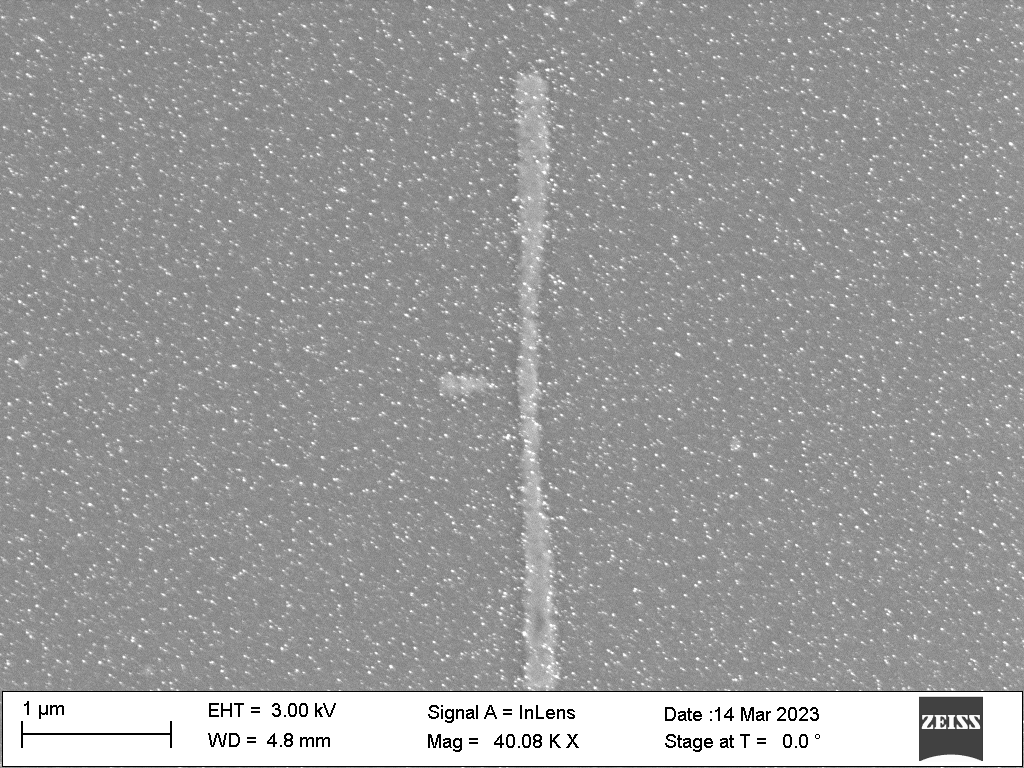
#> input picture src/nmem/analysis/ntron_dose/ntron_dose_images/C6_00.tif, 1024 x 768 px
$ python -i utils.py   (imports and definitions only)
#> lines starting #> are read from the running program, lines starting #| are printed output that depends on the picture
#> further down, picture is the input picture: PIL image 1024x768 P; min 0, max 255, mean 154.2
import collections.abc
from typing import Any, Literal, Tuple

import numpy as np
import pandas as pd
from PIL import Image

from nmem.analysis.bit_error import (
    get_total_switches_norm,
)


# [153 lines left out: functions filter_plateau, filter_first, filter_nan, convert_cell_to_coordinates, get_current_cell, build_array and 5 more, not called in this run]


def center_crop_zoom(img, zoom_factor=2):
    """Rotate by 90 degrees, then crop the center and zoom in by the given factor."""
#> called with zoom_factor = 2
    rotated = img.rotate(-90)  # counterclockwise
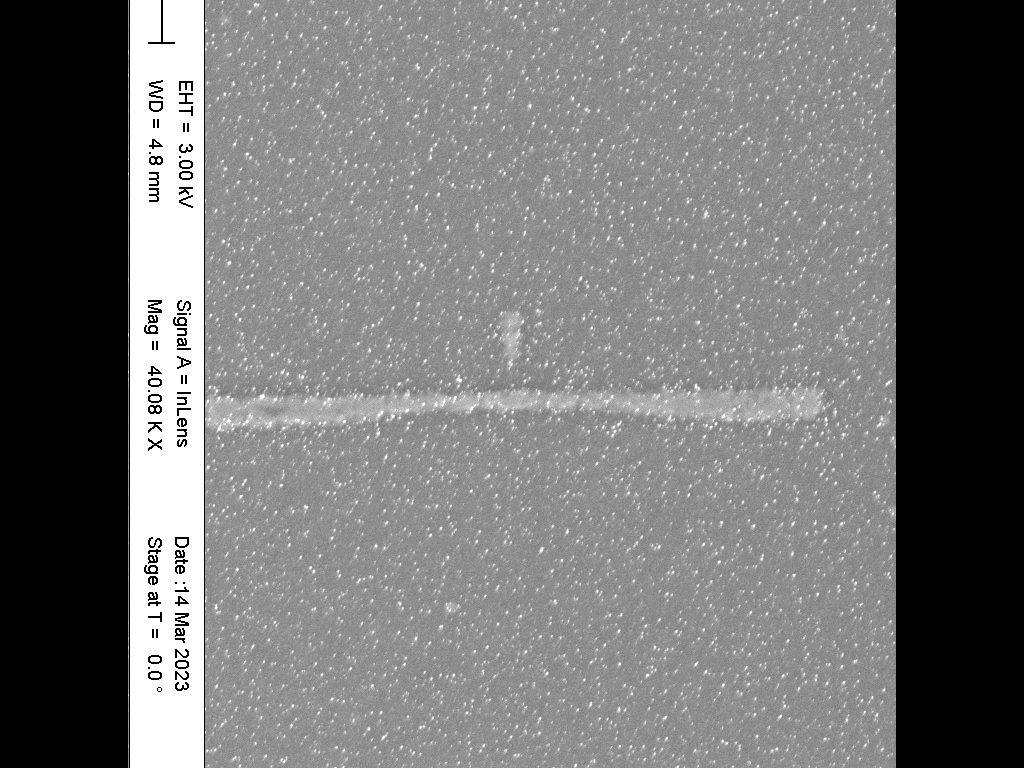
#> rotated: PIL image 1024x768 P; min 0, max 255, mean 116.1
    w, h = rotated.size
#> w = 1024; h = 768
    crop_w, crop_h = int(w / zoom_factor), int(h / zoom_factor)
#> crop_w = 512; crop_h = 384

    left = (w - crop_w) // 2
#> left = 256
    top = (h - crop_h) // 2
#> top = 192
    right = left + crop_w
#> right = 768
    bottom = top + crop_h
#> bottom = 576

    cropped = rotated.crop((left, top, right, bottom))
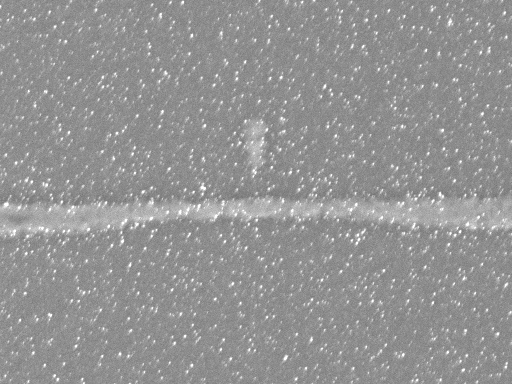
#> cropped: PIL image 512x384 P; min 112, max 255, mean 147.4
    zoomed = cropped.resize((w, h), Image.LANCZOS)
    return zoomed


# [10 lines left out: function get_cell_labels, not called in this run]

>>> from PIL import Image
>>> picture = Image.open('ntron_dose/ntron_dose_images/C6_00.tif')
>>> result = center_crop_zoom(picture)

$ run again, on src/nmem/analysis/ntron_dose/ntron_dose_images/C6_01.tif
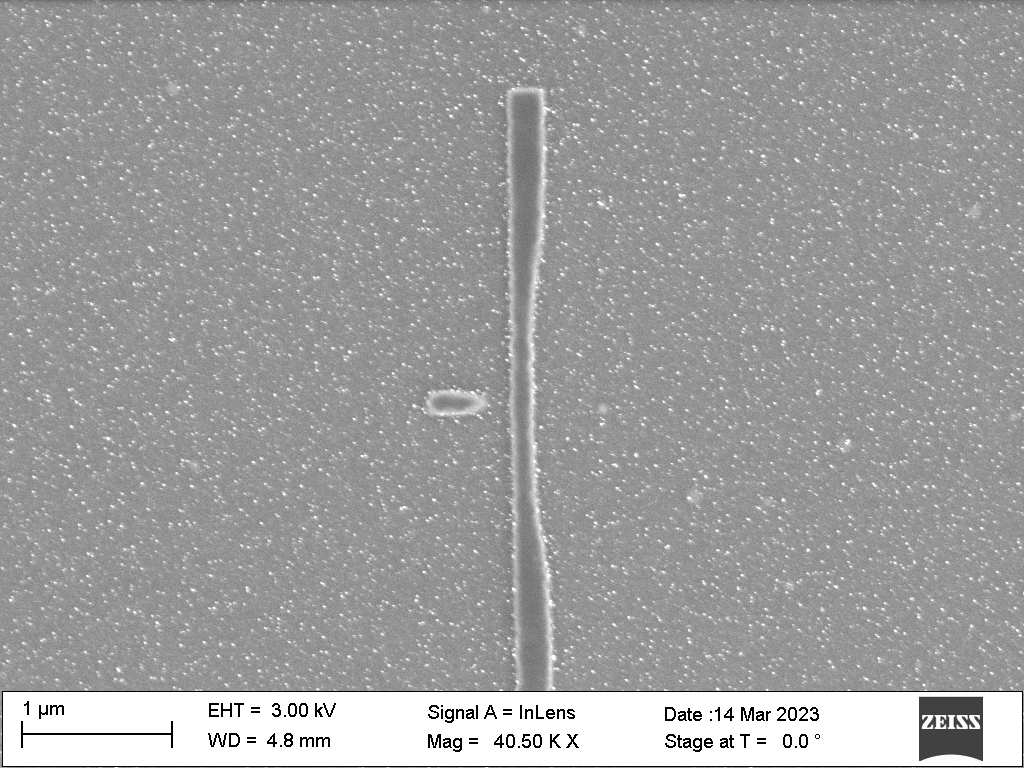
#> input picture src/nmem/analysis/ntron_dose/ntron_dose_images/C6_01.tif, 1024 x 768 px
#> picture is the input picture: PIL image 1024x768 P; min 0, max 255, mean 158.1
#> in center_crop_zoom, `rotated = img.rotate(-90)`:
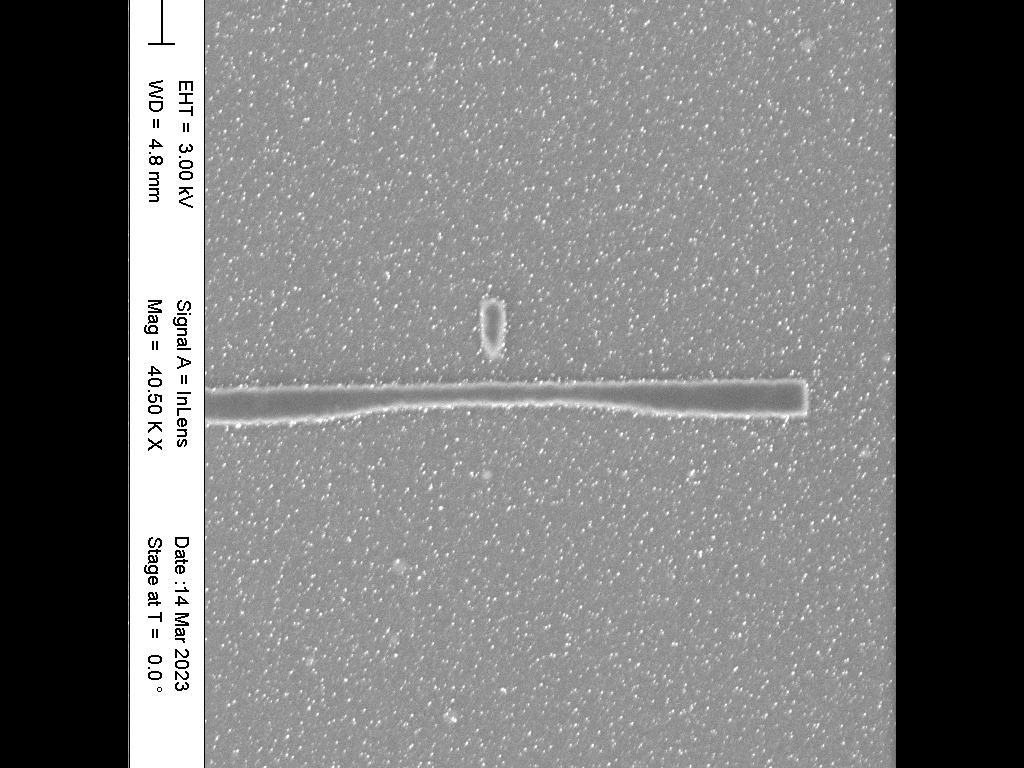
#> rotated: PIL image 1024x768 P; min 0, max 255, mean 119
#> in center_crop_zoom, `cropped = rotated.crop((left, top, right, bottom))`:
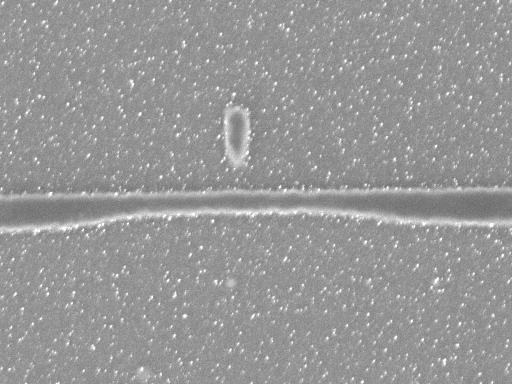
#> cropped: PIL image 512x384 P; min 103, max 255, mean 151

$ run again, on src/nmem/analysis/ntron_dose/ntron_dose_images/C6_02.tif
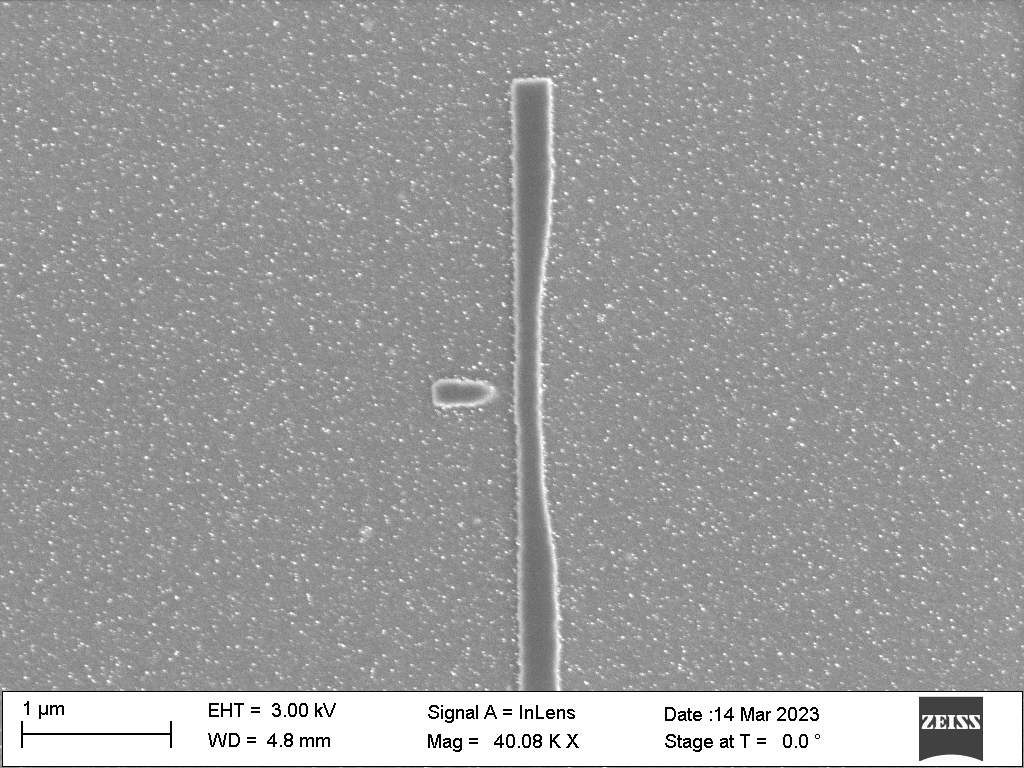
#> input picture src/nmem/analysis/ntron_dose/ntron_dose_images/C6_02.tif, 1024 x 768 px
#> picture is the input picture: PIL image 1024x768 P; min 0, max 255, mean 156.4
#> in center_crop_zoom, `rotated = img.rotate(-90)`:
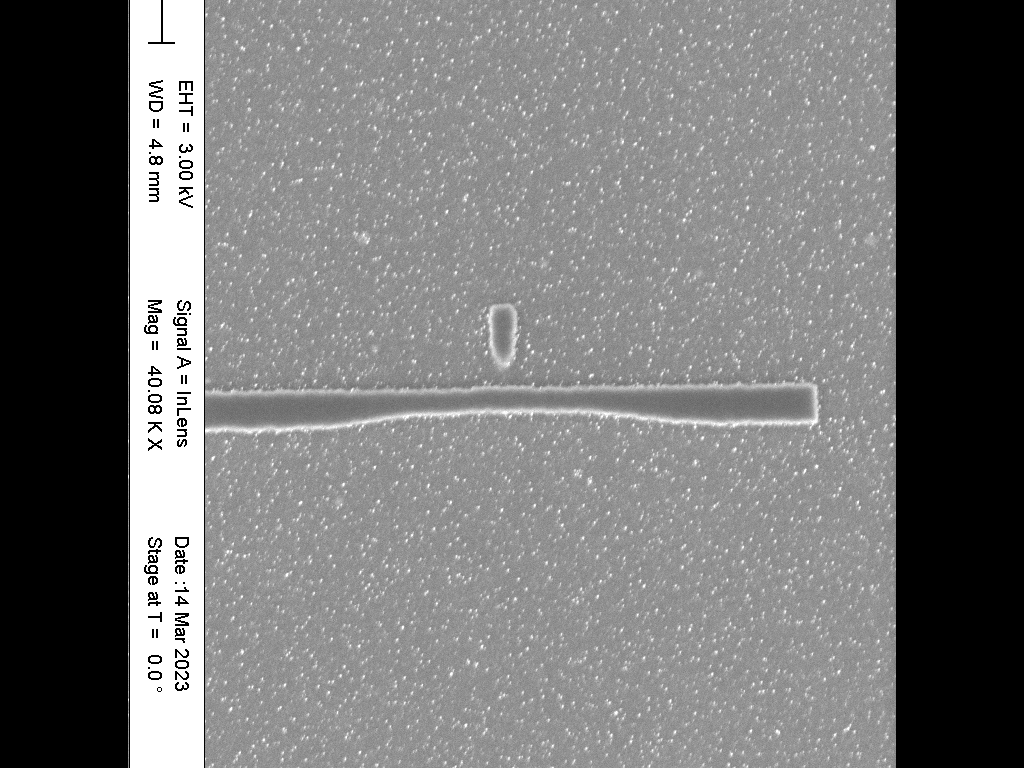
#> rotated: PIL image 1024x768 P; min 0, max 255, mean 117.6
#> in center_crop_zoom, `cropped = rotated.crop((left, top, right, bottom))`:
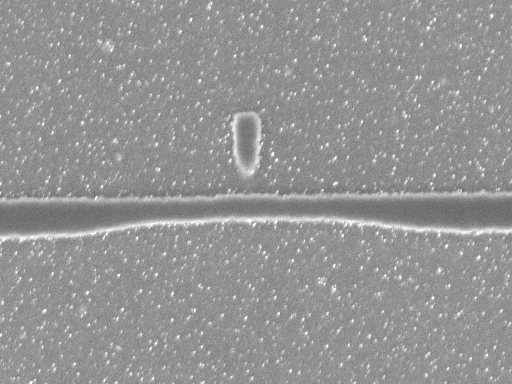
#> cropped: PIL image 512x384 P; min 99, max 255, mean 148

$ run again, on src/nmem/analysis/ntron_dose/ntron_dose_images/C6_03.tif
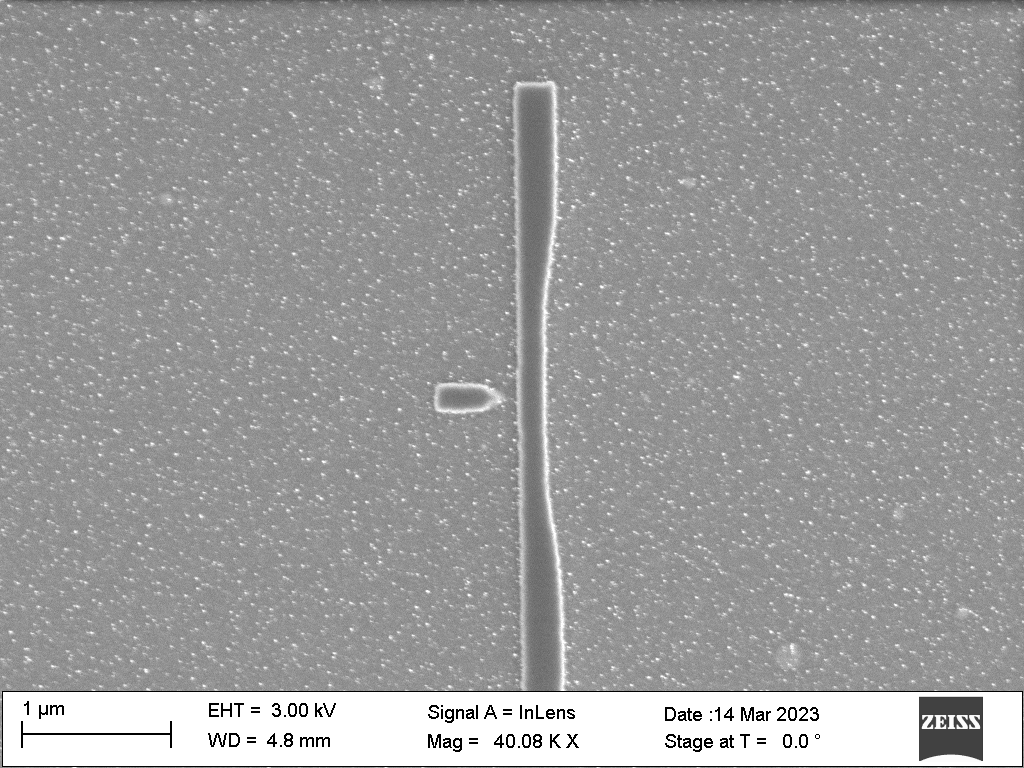
#> input picture src/nmem/analysis/ntron_dose/ntron_dose_images/C6_03.tif, 1024 x 768 px
#> picture is the input picture: PIL image 1024x768 P; min 0, max 255, mean 155.4
#> in center_crop_zoom, `rotated = img.rotate(-90)`:
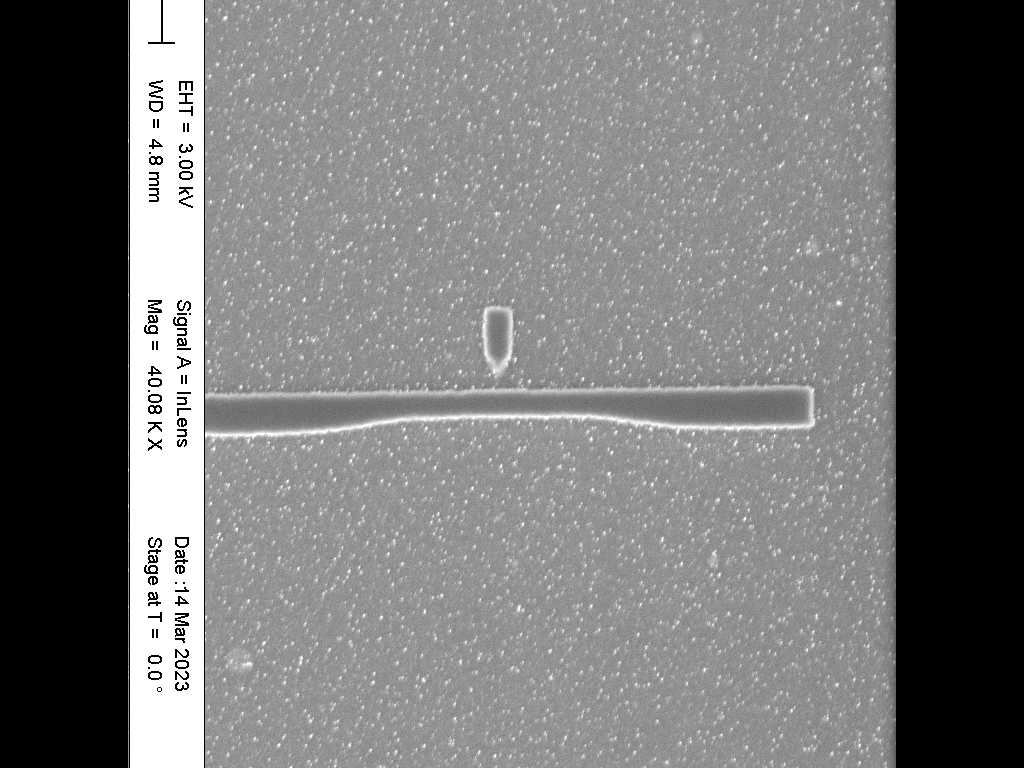
#> rotated: PIL image 1024x768 P; min 0, max 255, mean 117
#> in center_crop_zoom, `cropped = rotated.crop((left, top, right, bottom))`:
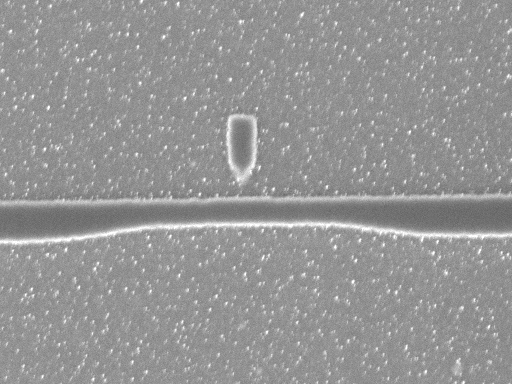
#> cropped: PIL image 512x384 P; min 96, max 255, mean 148.7
